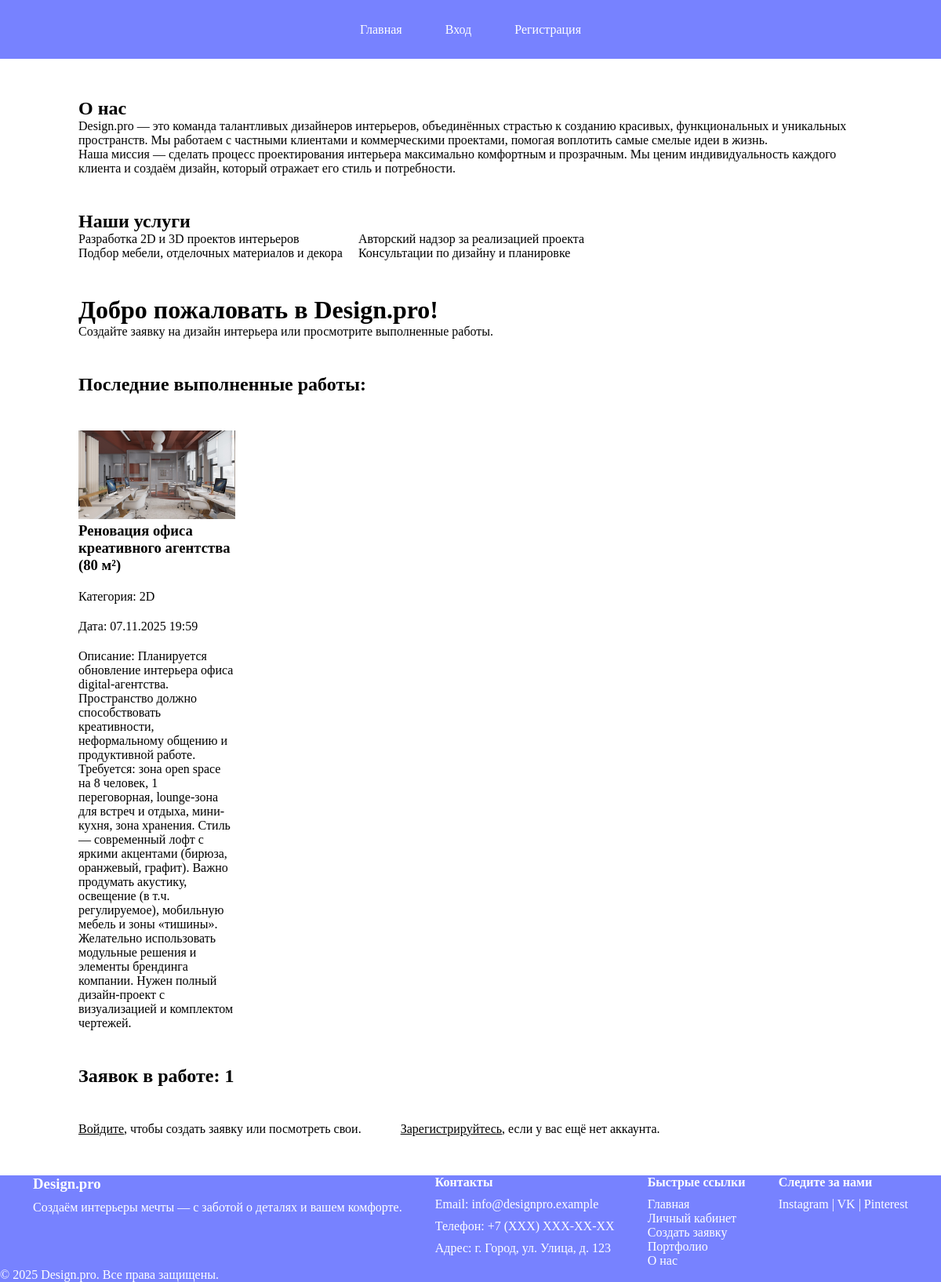
Before: /main/ with the older database file.
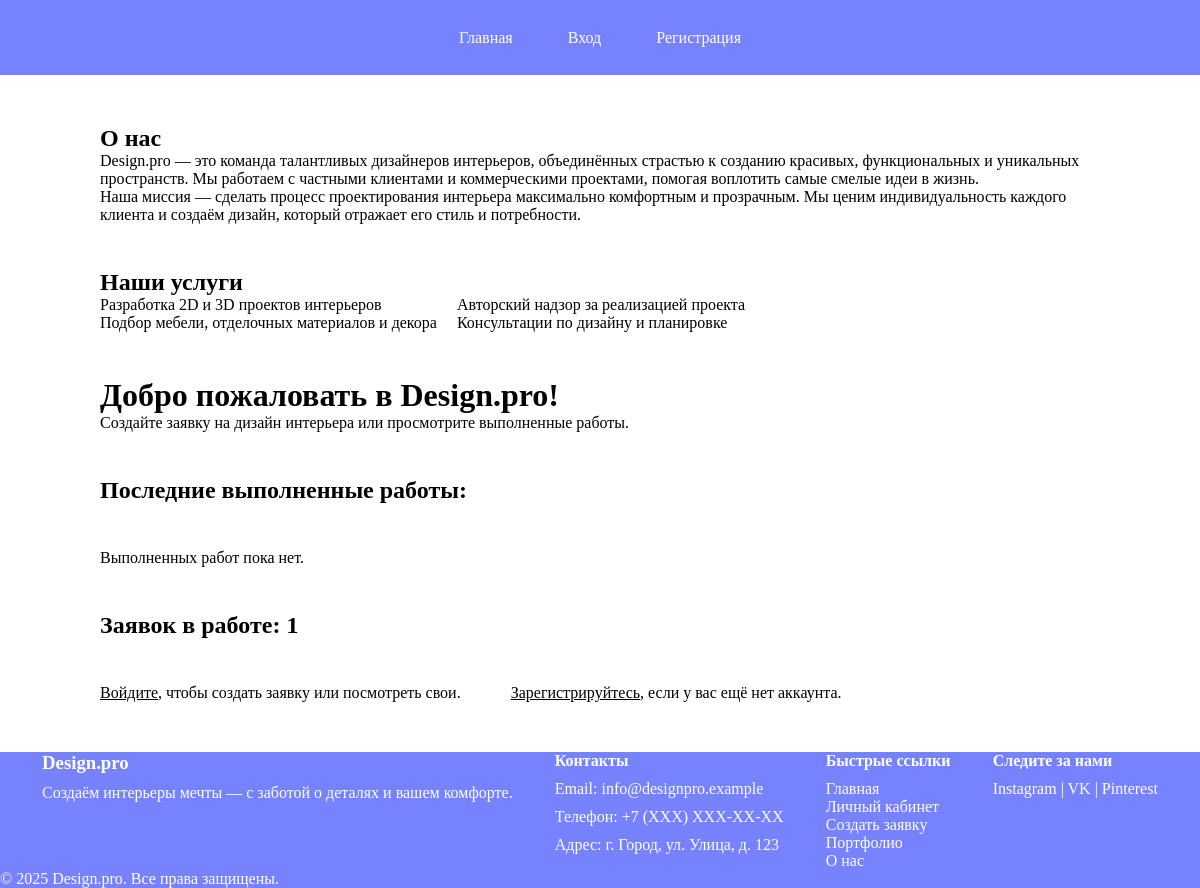
After: the same page with the newer database file.
### main/models.py (models this page shows, shortened)
class DesignRequest(models.Model):
    STATUS_CHOICES = [
        ('new', 'Новая'),
        ('in_progress', 'Принято'),
        ('complited', 'Выполнено'),
    ]
    user = models.ForeignKey(User, on_delete=models.CASCADE, related_name='requests')
    title = models.CharField(max_length=200, null=False, blank=False, verbose_name='Заголовок')
    description = models.TextField(null=False, blank=False, verbose_name='Описание')
    category = models.ForeignKey(Category, on_delete=models.CASCADE)
    plan_image = models.ImageField(upload_to='plan_img/', validators=[validate_image_extension_and_size])
    status = models.CharField(max_length=20, choices=STATUS_CHOICES, default='new')
    created_at = models.DateTimeField(auto_now_add=True)
    design_image = models.ImageField(upload_to='design_img/', validators=[validate_image_extension_and_size], blank=True, null=True)
    admin_comment = models.TextField(null=True, blank=True)
    class Meta:
        verbose_name = 'Заявка на дизайн'
        verbose_name_plural = "Заявки на дизайн"
        ordering = ['-created_at']

class Category(models.Model):
    name = models.CharField(max_length=100, unique=True)
    class Meta:
        verbose_name= 'Категория'
        verbose_name_plural = "Категории"

### main/views.py (the view)
# urls.py: 2. Add a URL to urlpatterns:  path('', views.home, name='home')
def home(request):
    completed_requests = DesignRequest.objects.filter(status='complited').order_by('-created_at')[:4]
    in_progress_count = DesignRequest.objects.filter(status='in_progress').count()
    return render(request, 'main_app/home.html', {
        'completed_requests': completed_requests,
        'in_progress_count': in_progress_count
    })

### templates/main_app/home.html (shortened to what this page needs)
{% extends "base.html" %}
{% load static %}
{% block content %}
    <section class="about">
        <h2>О нас</h2>
        <p>
            Design.pro — это команда талантливых дизайнеров интерьеров, объединённых страстью к созданию
            красивых, функциональных и уникальных пространств. Мы работаем с частными клиентами и коммерческими
            проектами, помогая воплотить самые смелые идеи в жизнь.
        </p>
        <p>
            Наша миссия — сделать процесс проектирования интерьера максимально комфортным и прозрачным.
            Мы ценим индивидуальность каждого клиента и создаём дизайн, который отражает его стиль и потребности.
        </p>
    </section>
    <section class="service">
        <h2>Наши услуги</h2>
        <ul>
            <div>
                <li>Разработка 2D и 3D проектов интерьеров</li>
                <li>Подбор мебели, отделочных материалов и декора</li>
            </div>
            <div>
                <li>Авторский надзор за реализацией проекта</li>
                <li>Консультации по дизайну и планировке</li>
            </div>
        </ul>
    </section>
    <div>
        <h1>Добро пожаловать в Design.pro!</h1>
        <p>Создайте заявку на дизайн интерьера или просмотрите выполненные работы.</p>
    </div>
    <h2>Последние выполненные работы:</h2>
    {% if completed_requests %}
        <div class="completed-requests">
            {% for req in completed_requests %}
                <div>
                <div class="request-item-image">
                    {% if req.design_image %}
                        <img src="{{ req.design_image.url }}" alt="Дизайн {{ req.title }}"
                             style="max-width: 200px; height: auto;">
                    {% else %}
                        <p>Изображение дизайна отсутствует.</p>
                    {% endif %}
                </div>
                <div class="request-item">
                    <div class="request-item-text">
                        <h3>{{ req.title }}</h3>
                        <p>Категория: {{ req.category.name }}</p>
                        <p>Дата: {{ req.created_at|date:"d.m.Y H:i" }}</p>
                        <p>Описание: {{ req.description }}</p>
                    </div>
                </div>
                </div>
            {% endfor %}
        </div>
    {% else %}
        <p>Выполненных работ пока нет.</p>
    {% endif %}
    <h2>Заявок в работе: {{ in_progress_count }}</h2>
    {% if user.is_authenticated %}
        {% if user.is_staff %}
            <div class="link">
                <p><a href="{% url 'admin_dashboard' %}">Перейти в админ-панель</a></p>
                <p><a href="{% url 'manage_categories' %}">Управление категориями</a></p>
            </div>
        {% else %}
            <div class="link">
                <p><a href="{% url 'user_dashboard' %}">Перейти в ваш личный кабинет</a></p>
                <p><a href="{% url 'create_request' %}">Создать новую заявку</a></p>
            </div>
        {% endif %}
    {% else %}
        <div class="link">
            <p><a href="{% url 'login' %}">Войдите</a>, чтобы создать заявку или посмотреть свои.</p>
            <p><a href="{% url 'register' %}">Зарегистрируйтесь</a>, если у вас ещё нет аккаунта.</p>
        </div>
    {% endif %}
{% endblock %}

Changed rows visible on the page:
removed DesignRequest: design_image (picture), title "Реновация офиса креативного агентства (80 м²)", category.name "2D", created_at "07.11.2025 19:59", description "Планируется обновление интерьера офиса digital-агентства. Пространство должно способствовать креативности, неформальному общению и продуктивной работе. Требуется: зона open space на 8 человек, 1 переговорная, lounge-зона для встреч и отдыха, мини-кухня, зона хранения. Стиль — современный лофт с яркими акцентами (бирюза, оранжевый, графит). Важно продумать акустику, освещение (в т.ч. регулируемое), мобильную мебель и зоны «тишины». Желательно использовать модульные решения и элементы брендинга компании. Нужен полный дизайн-проект с визуализацией и комплектом чертежей."
Other visible differences:
text now shown: "Выполненных работ пока нет."
